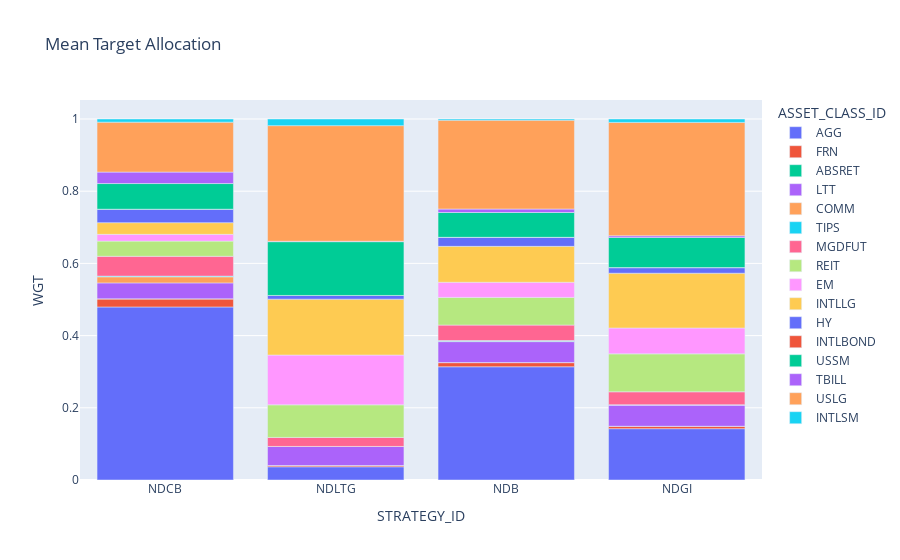

The code cell stored with this chart in its notebook:
### Code cell
mean = df.group_by(["STRATEGY_ID","ASSET_CLASS_ID"]).agg(pl.col("WGT").mean())
print(mean)
mean = mean.to_pandas()
fig = px.bar(mean, x='STRATEGY_ID', y='WGT', color='ASSET_CLASS_ID', title="Mean Target Allocation")
fig.write_html("mean.html")
fig
fig2 = px.bar(mean, x='ASSET_CLASS_ID', y='WGT', color='STRATEGY_ID', title="Mean Target Allocation")

### Figure 1 — Plotly figure (JSON) as saved in the notebook; plotly's stock layout.template omitted (floating-point values rounded to 4 significant figures)
{"data": [{"alignmentgroup": "True", "hovertemplate": "ASSET_CLASS_ID=AGG<br>STRATEGY_ID=%{x}<br>WGT=%{y}<extra></extra>", "legendgroup": "AGG", "marker": {"color": "#636efa", "pattern": {"shape": ""}}, "name": "AGG", "offsetgroup": "AGG", "orientation": "v", "showlegend": true, "textposition": "auto", "type": "bar", "x": ["NDCB", "NDLTG", "NDB", "NDGI"], "xaxis": "x", "y": [0.4793, 0.03665, 0.3136, 0.1422], "yaxis": "y"}, {"alignmentgroup": "True", "hovertemplate": "ASSET_CLASS_ID=FRN<br>STRATEGY_ID=%{x}<br>WGT=%{y}<extra></extra>", "legendgroup": "FRN", "marker": {"color": "#EF553B", "pattern": {"shape": ""}}, "name": "FRN", "offsetgroup": "FRN", "orientation": "v", "showlegend": true, "textposition": "auto", "type": "bar", "x": ["NDLTG", "NDGI", "NDB", "NDCB"], "xaxis": "x", "y": [0.003458, 0.006697, 0.01164, 0.0225], "yaxis": "y"}, {"alignmentgroup": "True", "hovertemplate": "ASSET_CLASS_ID=ABSRET<br>STRATEGY_ID=%{x}<br>WGT=%{y}<extra></extra>", "legendgroup": "ABSRET", "marker": {"color": "#00cc96", "pattern": {"shape": ""}}, "name": "ABSRET", "offsetgroup": "ABSRET", "orientation": "v", "showlegend": true, "textposition": "auto", "type": "bar", "x": ["NDLTG", "NDB", "NDGI", "NDCB"], "xaxis": "x", "y": [5.461e-18, 2.731e-14, 8.191e-18, 5.7e-13], "yaxis": "y"}, {"alignmentgroup": "True", "hovertemplate": "ASSET_CLASS_ID=LTT<br>STRATEGY_ID=%{x}<br>WGT=%{y}<extra></extra>", "legendgroup": "LTT", "marker": {"color": "#ab63fa", "pattern": {"shape": ""}}, "name": "LTT", "offsetgroup": "LTT", "orientation": "v", "showlegend": true, "textposition": "auto", "type": "bar", "x": ["NDGI", "NDCB", "NDB", "NDLTG"], "xaxis": "x", "y": [0.05905, 0.04419, 0.05809, 0.05281], "yaxis": "y"}, {"alignmentgroup": "True", "hovertemplate": "ASSET_CLASS_ID=COMM<br>STRATEGY_ID=%{x}<br>WGT=%{y}<extra></extra>", "legendgroup": "COMM", "marker": {"color": "#FFA15A", "pattern": {"shape": ""}}, "name": "COMM", "offsetgroup": "COMM", "orientation": "v", "showlegend": true, "textposition": "auto", "type": "bar", "x": ["NDB", "NDCB", "NDLTG", "NDGI"], "xaxis": "x", "y": [0.001065, 0.01684, 2.048e-18, 3.072e-18], "yaxis": "y"}, {"alignmentgroup": "True", "hovertemplate": "ASSET_CLASS_ID=TIPS<br>STRATEGY_ID=%{x}<br>WGT=%{y}<extra></extra>", "legendgroup": "TIPS", "marker": {"color": "#19d3f3", "pattern": {"shape": ""}}, "name": "TIPS", "offsetgroup": "TIPS", "orientation": "v", "showlegend": true, "textposition": "auto", "type": "bar", "x": ["NDLTG", "NDB", "NDCB", "NDGI"], "xaxis": "x", "y": [1.756e-05, 0.001913, 0.001947, 0.0005747], "yaxis": "y"}, {"alignmentgroup": "True", "hovertemplate": "ASSET_CLASS_ID=MGDFUT<br>STRATEGY_ID=%{x}<br>WGT=%{y}<extra></extra>", "legendgroup": "MGDFUT", "marker": {"color": "#FF6692", "pattern": {"shape": ""}}, "name": "MGDFUT", "offsetgroup": "MGDFUT", "orientation": "v", "showlegend": true, "textposition": "auto", "type": "bar", "x": ["NDGI", "NDLTG", "NDB", "NDCB"], "xaxis": "x", "y": [0.03583, 0.02496, 0.04279, 0.05484], "yaxis": "y"}, {"alignmentgroup": "True", "hovertemplate": "ASSET_CLASS_ID=REIT<br>STRATEGY_ID=%{x}<br>WGT=%{y}<extra></extra>", "legendgroup": "REIT", "marker": {"color": "#B6E880", "pattern": {"shape": ""}}, "name": "REIT", "offsetgroup": "REIT", "orientation": "v", "showlegend": true, "textposition": "auto", "type": "bar", "x": ["NDLTG", "NDB", "NDCB", "NDGI"], "xaxis": "x", "y": [0.09032, 0.07662, 0.04208, 0.1051], "yaxis": "y"}, {"alignmentgroup": "True", "hovertemplate": "ASSET_CLASS_ID=EM<br>STRATEGY_ID=%{x}<br>WGT=%{y}<extra></extra>", "legendgroup": "EM", "marker": {"color": "#FF97FF", "pattern": {"shape": ""}}, "name": "EM", "offsetgroup": "EM", "orientation": "v", "showlegend": true, "textposition": "auto", "type": "bar", "x": ["NDLTG", "NDGI", "NDCB", "NDB"], "xaxis": "x", "y": [0.138, 0.07162, 0.0187, 0.04198], "yaxis": "y"}, {"alignmentgroup": "True", "hovertemplate": "ASSET_CLASS_ID=INTLLG<br>STRATEGY_ID=%{x}<br>WGT=%{y}<extra></extra>", "legendgroup": "INTLLG", "marker": {"color": "#FECB52", "pattern": {"shape": ""}}, "name": "INTLLG", "offsetgroup": "INTLLG", "orientation": "v", "showlegend": true, "textposition": "auto", "type": "bar", "x": ["NDB", "NDLTG", "NDCB", "NDGI"], "xaxis": "x", "y": [0.0995, 0.1548, 0.03242, 0.1517], "yaxis": "y"}, {"alignmentgroup": "True", "hovertemplate": "ASSET_CLASS_ID=HY<br>STRATEGY_ID=%{x}<br>WGT=%{y}<extra></extra>", "legendgroup": "HY", "marker": {"color": "#636efa", "pattern": {"shape": ""}}, "name": "HY", "offsetgroup": "HY", "orientation": "v", "showlegend": true, "textposition": "auto", "type": "bar", "x": ["NDCB", "NDGI", "NDB", "NDLTG"], "xaxis": "x", "y": [0.03735, 0.01555, 0.02504, 0.01027], "yaxis": "y"}, {"alignmentgroup": "True", "hovertemplate": "ASSET_CLASS_ID=INTLBOND<br>STRATEGY_ID=%{x}<br>WGT=%{y}<extra></extra>", "legendgroup": "INTLBOND", "marker": {"color": "#EF553B", "pattern": {"shape": ""}}, "name": "INTLBOND", "offsetgroup": "INTLBOND", "orientation": "v", "showlegend": true, "textposition": "auto", "type": "bar", "x": ["NDGI", "NDCB", "NDLTG", "NDB"], "xaxis": "x", "y": [2.594e-13, 3.481e-13, 1.911e-13, 3.106e-13], "yaxis": "y"}, {"alignmentgroup": "True", "hovertemplate": "ASSET_CLASS_ID=USSM<br>STRATEGY_ID=%{x}<br>WGT=%{y}<extra></extra>", "legendgroup": "USSM", "marker": {"color": "#00cc96", "pattern": {"shape": ""}}, "name": "USSM", "offsetgroup": "USSM", "orientation": "v", "showlegend": true, "textposition": "auto", "type": "bar", "x": ["NDCB", "NDLTG", "NDB", "NDGI"], "xaxis": "x", "y": [0.07102, 0.149, 0.06874, 0.08371], "yaxis": "y"}, {"alignmentgroup": "True", "hovertemplate": "ASSET_CLASS_ID=TBILL<br>STRATEGY_ID=%{x}<br>WGT=%{y}<extra></extra>", "legendgroup": "TBILL", "marker": {"color": "#ab63fa", "pattern": {"shape": ""}}, "name": "TBILL", "offsetgroup": "TBILL", "orientation": "v", "showlegend": true, "textposition": "auto", "type": "bar", "x": ["NDCB", "NDLTG", "NDB", "NDGI"], "xaxis": "x", "y": [0.03176, 0.001192, 0.009626, 0.004575], "yaxis": "y"}, {"alignmentgroup": "True", "hovertemplate": "ASSET_CLASS_ID=USLG<br>STRATEGY_ID=%{x}<br>WGT=%{y}<extra></extra>", "legendgroup": "USLG", "marker": {"color": "#FFA15A", "pattern": {"shape": ""}}, "name": "USLG", "offsetgroup": "USLG", "orientation": "v", "showlegend": true, "textposition": "auto", "type": "bar", "x": ["NDB", "NDCB", "NDGI", "NDLTG"], "xaxis": "x", "y": [0.2462, 0.1383, 0.3139, 0.3202], "yaxis": "y"}, {"alignmentgroup": "True", "hovertemplate": "ASSET_CLASS_ID=INTLSM<br>STRATEGY_ID=%{x}<br>WGT=%{y}<extra></extra>", "legendgroup": "INTLSM", "marker": {"color": "#19d3f3", "pattern": {"shape": ""}}, "name": "INTLSM", "offsetgroup": "INTLSM", "orientation": "v", "showlegend": true, "textposition": "auto", "type": "bar", "x": ["NDGI", "NDLTG", "NDCB", "NDB"], "xaxis": "x", "y": [0.009481, 0.01836, 0.008701, 0.003209], "yaxis": "y"}], "layout": {"barmode": "relative", "legend": {"title": {"text": "ASSET_CLASS_ID"}, "tracegroupgap": 0}, "title": {"text": "Mean Target Allocation"}, "xaxis": {"anchor": "y", "domain": [0, 1], "title": {"text": "STRATEGY_ID"}}, "yaxis": {"anchor": "x", "domain": [0, 1], "title": {"text": "WGT"}}}}
